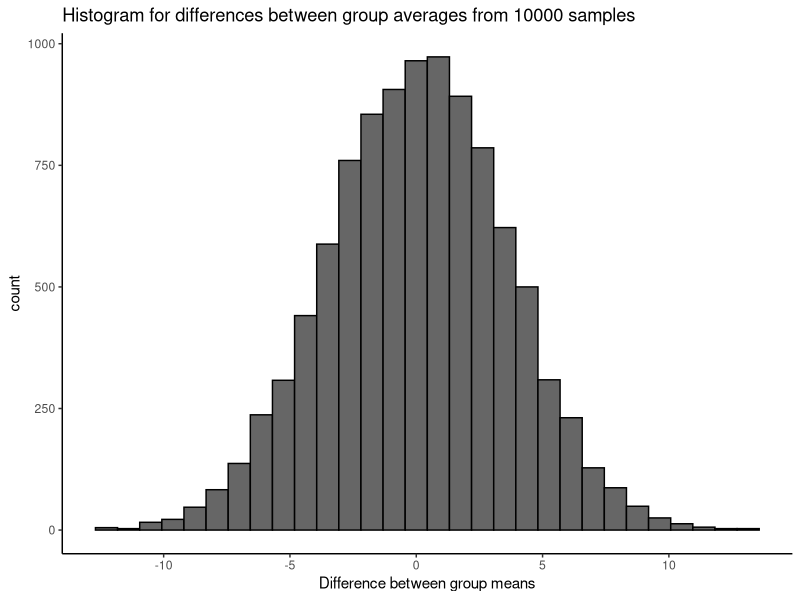

Here is the R script that generated this plot:
## ---- chunk 1
require("gtools")
require("mgcv")
require("xtable")


scores <- c(68, 77, 82, 85, 53, 64, 71)
trt <- c(rep("A", 4), rep("B", 3))
actDiff <- mean(scores[1:4]) - mean(scores[5:7])
#choose(7,4) # there are 35 ways to choose 4 out of 7 students to be in group A


cho <- t(combn(7,4))

possible <- matrix(nrow = 35, ncol = 7)
diff <- numeric(35)
for (i in 1:nrow(cho)){
     nums <- cho[i,]
     possible[i, 1:4] <- scores[nums]
     possible[i, 5:7] <- scores[-nums]
     diff[i] <- mean(scores[nums]) - mean(scores[-nums])
}



posDat <- data.frame(possible, diff)
names(posDat) <- c(rep("Group A", 4), rep("Group B", 3), "DiffBwSamples")

options(xtable.comment = FALSE)
print(xtable(posDat, caption = "Possible ways to randomize", digits = c(rep(0, 8), 2)), type = "latex")
## ---- chunk 2
pval = sum(abs(diff) >= actDiff) / length(diff)

print(paste("The two-sided p-value is ", round(pval, 4)))
## ---- chunk 3
ev <- read.csv("data/ex0126.csv")
#head(ev)

# get rid of independent and no-party data
ev <- ev[ev$Party == "R" | ev$Party == "D", ]

rep <- ev$PctPro[ev$Party == "R"]
dem <- ev$PctPro[ev$Party == "D"]

testStat <- round(mean(rep) - mean(dem), 2)

## ---- chunk 4
require(ggplot2)

nsim = 10000
ndem <- length(dem)
nrep <- length(rep)

pctP <- ev$PctPro

#foo <- replicate(5,sample(pctP, ndem, replace = F))

ts <- numeric(nsim)
for(i in 1:nsim){
     foo <- sample(1:length(pctP), ndem, replace = F)
     democ <- mean(pctP[foo])
     repub <- mean(pctP[-foo])
     ts[i] <- repub - democ
}

ts <- data.frame(ts)
bb <- ggplot(ts) + 
     geom_histogram(aes(ts), fill = "grey40", color = "black") + 
     theme_bw() + 
     labs(x = "Difference between group means") + 
     ggtitle("Histogram for differences between group averages from 10000 samples") + 
     theme(plot.background = element_blank()
          ,panel.grid.major = element_blank()
          ,panel.grid.minor = element_blank()
          ,panel.border = element_blank()) +
     #draws x and y axis line
     theme(axis.line = element_line(color = 'black'))

bb
## ---- chunk 5
pva <- sum(ts <= testStat | ts >= -testStat)
